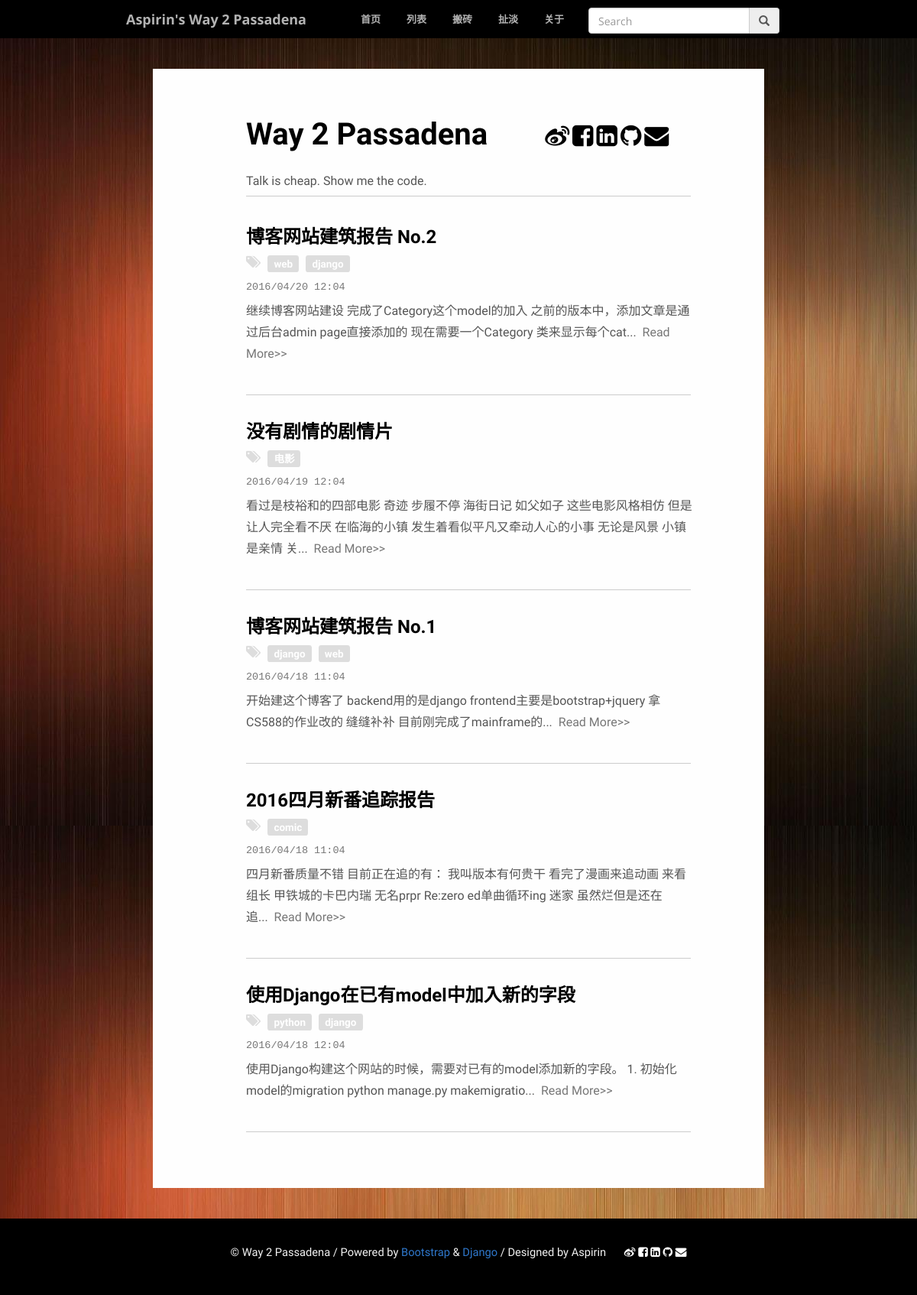
The page / on the database its author committed.
### article/models.py (models this page shows, shortened)
class Article(models.Model) :
    title = models.CharField(max_length = 100)
    pplay = models.CharField(max_length = 1)
    category = models.CharField(max_length = 50, blank = True)
    date_time = models.DateTimeField(auto_now_add = True)
    content = models.TextField(blank = True, null = True)
    class Meta:
        ordering = ['-date_time']

### article/views.py (the view)
# urls.py: 2. Add a URL to urlpatterns:  url(r'^$', views.home, name='home')
def home(request):
     post_list = Article.objects.all()
     return render(request, 'home.html', {'post_list' : post_list})

### templates/home.html (shortened to what this page needs)
{% extends "base.html" %}
{% block content %}
<div class="column col-sm-8 main">
        <div class="full col-sm-9" style="margin-left: 10%">
            <div class="row divider">
                <p class="col-sm-12" style = "margin-top:40px">
                    <a href="{% url 'home' %}" style="font-weight: 900;font-family: 'Ruda', sans-serif;font-size: 40px;color:#000000">Way 2 Passadena</a>
                    <span style="padding-left: 10%">
                        <a href='http://weibo.com/u/1894401611' target="_blank" class="icon"><i class="fa fa-weibo fa-2x"></i></a>
                        <a href='https://www.facebook.com/profile.php?id=100008394663348' target="_blank" class="icon"><i class="fa fa-facebook-square fa-2x"></i></a>
                        <a href='https://www.linkedin.com/in/yuyang-zhang-53b638105' target="_blank" class="icon"><i class="fa fa-linkedin-square fa-2x"></i></a>
                        <a href="https://github.com/YuyangZhang" target="_blank" class="icon"><i class="fa fa-github fa-2x"></i></a>
                        <a href="mailto:zhangyy1020@gmail.com" target="_top" class="icon"><i class="fa fa-envelope fa-2x"></i></a>
                    </span></p>
                <p class="col-sm-12">Talk is cheap. Show me the code.</p>
            <div class="col-sm-12"><hr style="max-width:1260px;width:82%;margin-top:-20px"></div>
        </div>
        {% for post in post_list %}
        <div class="row">
            <div class="col-sm-10">
                <h3><a href="{% url 'detail' id=post.id %}" style="color:black;">{{ post.title }}</a></h3>
                <h4 id="{{ post.id }}*catbox"><i class="fa fa-tags" style="color: #dddddd">&nbsp&nbsp</i></h4>
                <h4>
                    <small class="text-muted">{{ post.date_time |date:'Y/m/d h:m'}}</small>
                </h4>
                <p id='{{ post.id }}abstract'>{{ post.content }}</p>
            </div>
        </div>
        <div class="row divider" style="margin-top: -20px">
            <div class="col-sm-12"><hr style="max-width:1260px;width:82%"></div>
        </div>
        {% endfor %}
            <div class="row divider">
                <p class="col-sm-12"></p>
            </div>
        </div>
</div>
{% endblock %}

### article/static/css/styles2.css (style rules this page uses)
html, body { height: 100%; font-family:'Open Sans',arial,sans-serif; }
a { color:#222222; }
.wrapper, .row { height: 100%; margin-left:0; margin-right:0; }
.wrapper:before, .wrapper:after, .column:before, .column:after { content: ""; display: table; }
.wrapper:after, .column:after { clear: both; }
.column { height: 100%; *zoom:1; }
.divider { margin-top:32px; }
.main { background-color:#fefefe; margin-top:40px; margin-bottom: 40px; min-height: 580px; }
h1,h2,h3 { font-weight:800; font-family:'Open Sans',arial,sans-serif; }
.col-sm-9.full { width: 100%; }
small.text-muted { font-family:courier,courier-new,monospace; }

### article/static/css/creative.css (style rules this page uses)
html, body { width: 100%; height: 100%; }
body { font-family: Merriweather,'Helvetica Neue',Arial,sans-serif; }
a { color: rgb(47,120,204); -webkit-transition: all .35s; -moz-transition: all .35s; transition: all .35s; }
h1, h2, h3, h4, h5, h6 { font-family: 'Open Sans','Helvetica Neue',Arial,sans-serif; }
p { margin-bottom: 20px; font-size: 16px; line-height: 1.5; }
body { webkit-tap-highlight-color: #222; font-family: "museo-sans", "Helvetica Neue", Helvetica, Arial, sans-serif }

### article/static/css/main.css (style rules this page uses)
body { background-color: #000000; font-family: 'Ruda', sans-serif; font-weight: 400; font-size: 14px; color: #555; -webkit-font-smoothing: antialiased; -webkit-overflow-scrolling: touch; }
h1, h2, h3, h4, h5, h6 { font-family: 'Ruda', sans-serif; font-weight: 900; color: #333; }
p { line-height: 28px; margin-bottom: 25px; }
a { word-wrap: break-word; -webkit-transition: color 0.1s ease-in, background 0.1s ease-in; -moz-transition: color 0.1s ease-in, background 0.1s ease-in; -ms-transition: color 0.1s ease-in, background 0.1s ease-in; -o-transition: color 0.1s ease-in, background 0.1s ease-in; transition: color 0.1s ease-in, background 0.1s ease-in; }
.icon { color:#000000; }
a:before, a:after { -webkit-transition: color 0.1s ease-in, background 0.1s ease-in; -moz-transition: color 0.1s ease-in, background 0.1s ease-in; -ms-transition: color 0.1s ease-in, background 0.1s ease-in; -o-transition: color 0.1s ease-in, background 0.1s ease-in; transition: color 0.1s ease-in, background 0.1s ease-in; }
hr { display: block; height: 1px; border: 0; border-top: 1px solid #ccc; margin: 1em 0; padding: 0; }

### rows shown on the page
Article: title "博客网站建筑报告 No.2", date_time "2016/04/20 12:04", content "继续博客网站建设 完成了Category这个model的加入 之前的版本中，添加文章是通过后台admin page直接添加的 现在需要一个Category 类来显示每个cat..."
Article: title "没有剧情的剧情片", date_time "2016/04/19 12:04", content "看过是枝裕和的四部电影 奇迹 步履不停 海街日记 如父如子 这些电影风格相仿 但是让人完全看不厌 在临海的小镇 发生着看似平凡又牵动人心的小事 无论是风景 小镇 是亲情 关..."
Article: title "博客网站建筑报告 No.1", date_time "2016/04/18 11:04", content "开始建这个博客了 backend用的是django frontend主要是bootstrap+jquery 拿CS588的作业改的 缝缝补补 目前刚完成了mainframe的..."
Article: title "2016四月新番追踪报告", date_time "2016/04/18 11:04", content "四月新番质量不错 目前正在追的有： 我叫版本有何贵干 看完了漫画来追动画 来看组长 甲铁城的卡巴内瑞 无名prpr Re:zero ed单曲循环ing 迷家 虽然烂但是还在追..."
Article: title "使用Django在已有model中加入新的字段", date_time "2016/04/18 12:04", content "使用Django构建这个网站的时候，需要对已有的model添加新的字段。 1. 初始化model的migration python manage.py makemigratio..."
